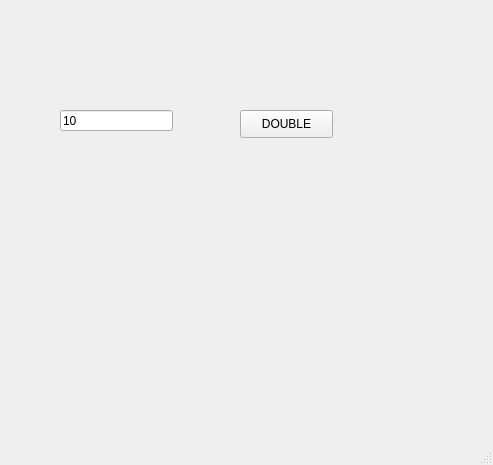
<?xml version="1.0" encoding="UTF-8"?>
<ui version="4.0">
 <class>MainWindow</class>
 <widget class="QMainWindow" name="MainWindow">
  <property name="geometry">
   <rect>
    <x>0</x>
    <y>0</y>
    <width>493</width>
    <height>465</height>
   </rect>
  </property>
  <property name="windowTitle">
   <string>MainWindow</string>
  </property>
  <widget class="QWidget" name="centralwidget">
   <widget class="QPushButton" name="pb">
    <property name="geometry">
     <rect>
      <x>240</x>
      <y>110</y>
      <width>93</width>
      <height>28</height>
     </rect>
    </property>
    <property name="text">
     <string>DOUBLE</string>
    </property>
   </widget>
   <widget class="QLineEdit" name="le">
    <property name="geometry">
     <rect>
      <x>60</x>
      <y>110</y>
      <width>113</width>
      <height>21</height>
     </rect>
    </property>
    <property name="text">
     <string>10</string>
    </property>
   </widget>
  </widget>
  <widget class="QMenuBar" name="menubar">
   <property name="geometry">
    <rect>
     <x>0</x>
     <y>0</y>
     <width>493</width>
     <height>26</height>
    </rect>
   </property>
  </widget>
  <widget class="QStatusBar" name="statusbar"/>
 </widget>
 <resources/>
 <connections/>
</ui>
